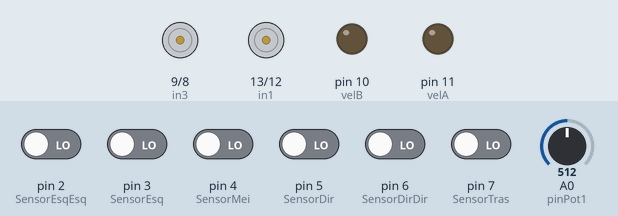
This sketch was run on a simulated Arduino Uno, built with avr-gcc and run on an emulated ATmega328P. On the bench: motor-driver pin pairs drawn as motors (green arrow = first pin HIGH = forward, orange = second pin HIGH = backward, longer = more drive), output pins drawn as LEDs (lit = HIGH). The test bench sets the inputs (shaded band); at power-on: pin 2 (SensorEsqEsq), pin 3 (SensorEsq), pin 4 (SensorMei), pin 5 (SensorDir), pin 6 (SensorDirDir), pin 7 (SensorTras) LOW, A0 (pinPot1) = 512.

Above: at 1.2 s.
1.3 s: pin 2 (SensorEsqEsq) driven HIGH
At 2.3 s:
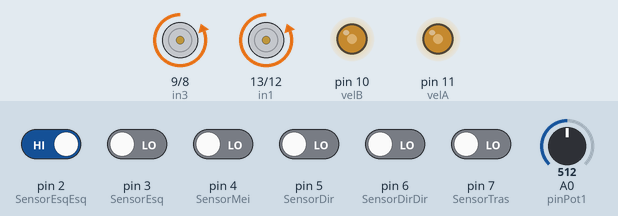
2.8 s: A0 (pinPot1) set to 716
At 3.4 s:
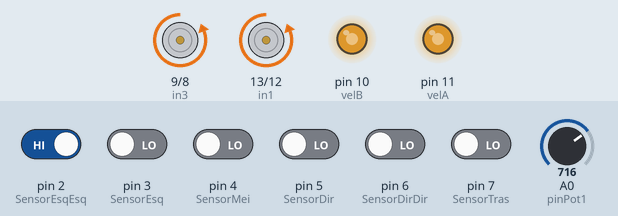
4.3 s: pin 4 (SensorMei) driven HIGH
At 4.6 s:
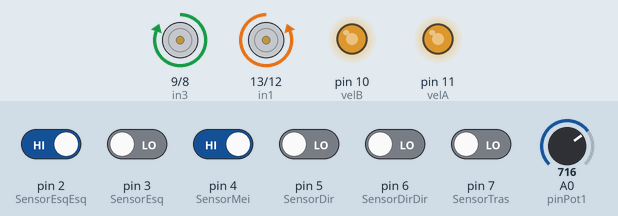
5.8 s: pin 5 (SensorDir) driven HIGH
At 6.9 s:
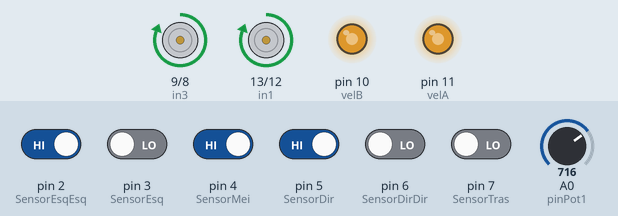
7.3 s: A0 (pinPot1) set to 900
At 8.0 s:
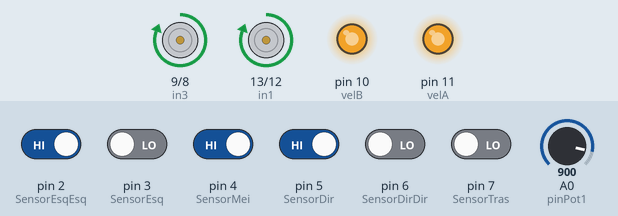
8.8 s: pin 3 (SensorEsq) driven HIGH
At 9.2 s:
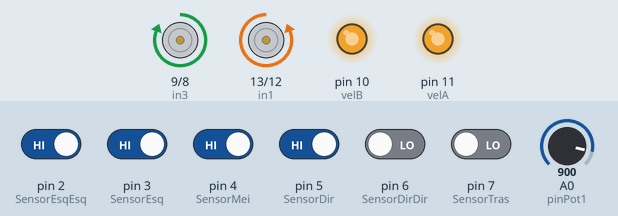
Timing chart, 0 to 11.3 s (numbered marks = the images above; inputs shaded):
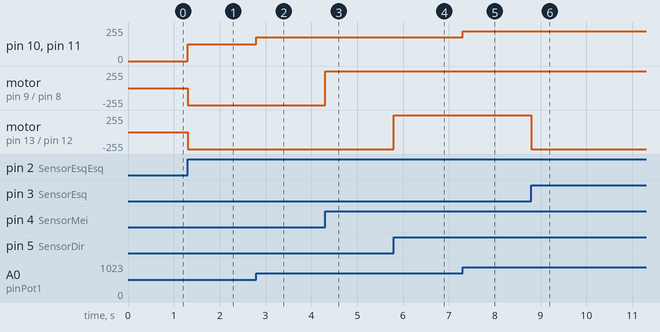

The sketch:

seguidor_de_linha_2.ino
```cpp
#define SensorTras 7
#define SensorDir 5
#define SensorMei 4
#define SensorEsq 3
#define SensorDirDir 6
#define SensorEsqEsq 2

#define in1 13
#define in2 12
#define in4  8
#define in3  9

#define velA 11
#define velB 10

#define pinPot1 A0
#define pinPot2 A1

void frente(){

    int vel1 =map(analogRead(pinPot1),0,1023,0,255);
    digitalWrite(in1,LOW);
    digitalWrite(in2,HIGH);
    analogWrite(velA,vel1);
    digitalWrite(in3,HIGH);
    digitalWrite(in4,LOW);
    analogWrite(velB,vel1);


}

void para(){
    digitalWrite(in1,LOW);
    digitalWrite(in2,LOW);
    digitalWrite(in3,LOW);
    digitalWrite(in4,LOW);
}

void viraDireita(){

    int vel1 =map(analogRead(pinPot1),0,1023,0,255);
    digitalWrite(in1,LOW);
    digitalWrite(in2,HIGH);
    analogWrite(velA,vel1);
    digitalWrite(in3,LOW);
    digitalWrite(in4,HIGH);
    analogWrite(velB,vel1);

}

void viraEsquerda(){

    int vel =map(analogRead(pinPot1),0,1023,0,255);
    digitalWrite(in1,HIGH);
    digitalWrite(in2,LOW);
    analogWrite(velA,vel);
    digitalWrite(in3,HIGH);
    digitalWrite(in4,LOW);
    analogWrite(velB,vel);

}

void setup() {

  pinMode(SensorDir, INPUT);
  pinMode(SensorMei, INPUT);
  pinMode(SensorEsq, INPUT);
  pinMode(SensorTras, INPUT);
  pinMode(SensorEsqEsq, INPUT);
  pinMode(SensorDirDir, INPUT);


  pinMode(in1,OUTPUT);
  pinMode(in2,OUTPUT);
  pinMode(in3,OUTPUT);
  pinMode(in4,OUTPUT);


}

void loop() {
    delayMicroseconds(20);
    int aux = 0;
    for(int i = 0; i < 5; i++) {
      aux += digitalRead(SensorMei);

    }
    int estadoSensorMei = (aux >= 3); //preto=1 e branco=0;

     aux = 0;
     for(int i = 0; i < 5; i++) {
      aux += digitalRead(SensorDir);
     }
    int estadoSensorDir = (aux >= 3);//preto=1 e branco=0;

    aux = 0;
     for(int i = 0; i < 5; i++) {
      aux += digitalRead(SensorEsq);
     }
     int estadoSensorEsq = (aux >= 3);//preto=1 e branco=0;

    aux = 0;
     for(int i = 0; i < 5; i++) {
      aux += digitalRead(SensorEsqEsq);
     }
    int estadoSensorEsqEsq = (aux >= 3);//preto=1 e branco=0;

    aux = 0;
     for(int i = 0; i < 5; i++) {
      aux += digitalRead(SensorDirDir);
    }
    int estadoSensorDirDir = (aux >= 3);//preto=1 e branco=0;

    aux = 0;
     for(int i = 0; i < 5; i++) {
      aux += digitalRead(SensorTras);
     }
     int estadoSensorTras = (aux >= 3);//preto=1 e branco=0;

/*    delayMicroseconds(20);
    int estadoSensorMei = digitalRead(SensorMei);//preto=1 e branco=0;
    int estadoSensorDir = digitalRead(SensorDir);//preto=1 e branco=0;
    int estadoSensorEsq = digitalRead(SensorEsq);//preto=1 e branco=0;
    int estadoSensorEsqEsq = digitalRead(SensorEsqEsq);//preto=1 e branco=0;
    int estadoSensorDirDir = digitalRead(SensorDirDir);//preto=1 e branco=0;
    int estadoSensorTras = digitalRead(SensorTras);//preto=1 e branco=0;
*/
    //Primeiro if
    boolean estado1 = (estadoSensorMei == 1&&estadoSensorDir == 0 &&estadoSensorEsq == 0);
    boolean estado2 = (estadoSensorMei == 1&&estadoSensorDir == 1 &&estadoSensorEsq == 1);
    //Segundo if
    boolean estado3 = (estadoSensorMei == 1&&estadoSensorDir == 1 &&estadoSensorEsq == 0&&estadoSensorDirDir == 0);
    boolean estado4 = (estadoSensorMei == 1&&estadoSensorDir == 1 &&estadoSensorEsq == 0&&estadoSensorDirDir == 1);
    boolean estado5 = (estadoSensorMei == 1&&estadoSensorDir == 0 &&estadoSensorEsq == 0&&estadoSensorDirDir == 1);
    boolean estado6 = (estadoSensorMei == 0&&estadoSensorDir == 0 &&estadoSensorEsq == 0&&estadoSensorDirDir == 1);
    boolean estado7 = (estadoSensorMei == 0&&estadoSensorDir == 1 &&estadoSensorEsq == 0&&estadoSensorDirDir == 1);
    boolean estado8 = (estadoSensorMei == 0&&estadoSensorDir == 1 &&estadoSensorEsq == 0&&estadoSensorDirDir == 0);
    // Terceiro if
    boolean estado9 =(estadoSensorMei == 1 &&estadoSensorDir == 0 &&estadoSensorEsq == 1&&estadoSensorEsqEsq == 0);
    boolean estado10 =(estadoSensorMei == 1&&estadoSensorDir == 0 &&estadoSensorEsq == 1&&estadoSensorEsqEsq == 1);
    boolean estado11 =(estadoSensorMei == 1 &&estadoSensorDir == 0 &&estadoSensorEsq == 0&&estadoSensorEsqEsq == 1);
    boolean estado12 =(estadoSensorMei == 0 &&estadoSensorDir == 0 &&estadoSensorEsq == 1&&estadoSensorEsqEsq == 1);
    boolean estado13 =(estadoSensorMei == 0 &&estadoSensorDir == 0 &&estadoSensorEsq == 0&&estadoSensorEsqEsq == 1);
    boolean estado14 =(estadoSensorMei == 0 &&estadoSensorDir == 0 &&estadoSensorEsq == 1&&estadoSensorEsqEsq == 0);
    //Quarto if
    boolean estado15 =(estadoSensorMei == 0&&estadoSensorDir == 0 &&estadoSensorEsq == 0);
    boolean estado16 =(estadoSensorMei == 0&&estadoSensorDir == 1 &&estadoSensorEsq == 1);

    if (estado1 || estado2) {
        frente();
    } else if(estado3 || estado4 || estado5 || estado6 || estado7 || estado8){
        viraEsquerda();
    } else if(estado9 || estado10 || estado11 || estado12 || estado13 || estado14){
        viraDireita();
    } else if(estado15 || estado16){
        if(estadoSensorTras == 1){
          frente();
        } else {
          para();
        }
    }
}
```

Measured:
- after the input at 1.3 s, pin 10 (velB), pin 11 (velA): 0/255 → 127/255 at once; motor on pin 9 (in3) / pin 8 (in4), motor on pin 13 (in1) / pin 12 (in2): stopped → backward 255/255 at once
- after the input at 2.8 s, pin 10 (velB), pin 11 (velA): 127/255 → 178/255 at once
- after the input at 4.3 s, motor on pin 9 (in3) / pin 8 (in4): backward 255/255 → forward 255/255 at once
- after the input at 5.8 s, motor on pin 13 (in1) / pin 12 (in2): backward 255/255 → forward 255/255 at once
- after the input at 7.3 s, pin 10 (velB), pin 11 (velA): 178/255 → 224/255 at once
- after the input at 8.8 s, motor on pin 13 (in1) / pin 12 (in2): forward 255/255 → backward 255/255 at once
